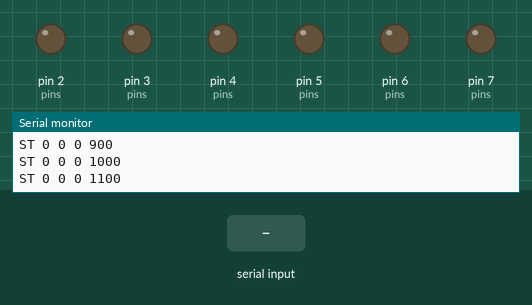
Simulated run of this sketch. Board: Arduino Mega 2560, built with avr-gcc and run on an emulated ATmega2560. Shown: output pins drawn as LEDs (lit = HIGH), the last lines printed to the serial monitor. The test bench sets the inputs (shaded band).

Above: at 1.2 s.
1.3 s: "V90\n" received over Serial
At 1.7 s:
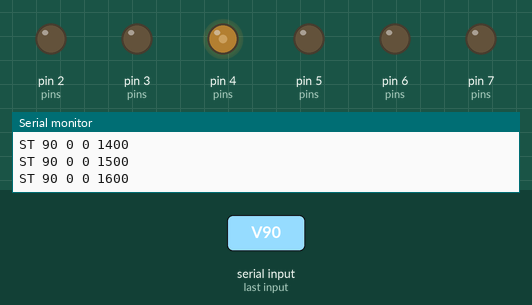
3.3 s: "D90\n" received over Serial
At 3.55 s:
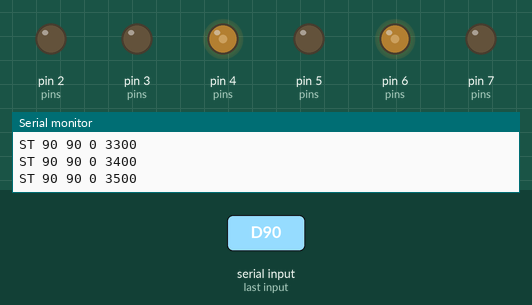
5.3 s: "S90\n" received over Serial
At 5.4 s:
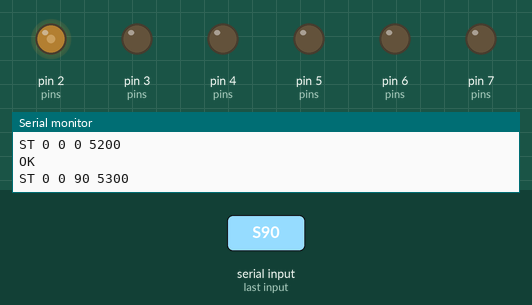
Timing chart, 0 to 8.3 s (numbered marks = the images above; inputs shaded):
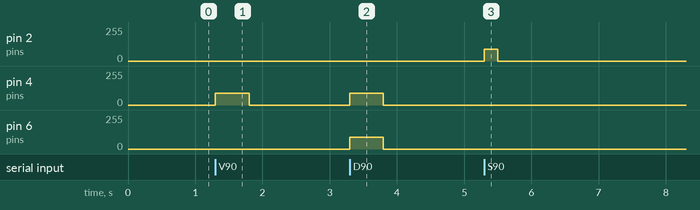

The sketch:

mediscribe_car_v3.ino
```cpp
// MEDISCRIBE CAR v3 — Arduino Mega 2560
// 드라이버 3개 (IN1/IN2 방식, 각 2선): 조향 D2/D3, 좌측 구동 D4/D5, 우측 구동 D6/D7
// 시리얼 115200. 명령은 줄바꿈으로 끝냄.
//   V <left> <right>    구동 속도 -255..255 (좌/우 개별)
//   D <speed>           구동 속도 양쪽 동일
//   S <pwm> [ms]        조향 모터: pwm -255..255 (+우회전/-좌회전), ms 동안만 회전 후 정지 (기본 200)
//   X                   전부 정지
//   T <L|R|S> <1|-1> [pwm] [ms]   테스트 펄스 (기본 pwm 150, 500ms)
//   C <L|R|S> <0|1>     극성 반전 플래그 설정 (배선 방향 보정)
//   ?                   설정/도움말 출력
// 안전: 구동 명령이 WATCHDOG_MS 동안 안 오면 구동 모터 자동 정지. 조향은 항상 시간 제한.
// 상태줄 100ms마다: "ST <left> <right> <steer> <millis>"

const uint8_t STEER_IN1 = 2, STEER_IN2 = 3;
const uint8_t LEFT_IN1  = 4, LEFT_IN2  = 5;
const uint8_t RIGHT_IN1 = 6, RIGHT_IN2 = 7;

// 테스트 결과 기반 극성: IN1에 PWM, IN2 LOW 일 때 좌/우 구동은 전진, 조향은 우회전이었음 → 반전 없음
bool invL = false, invR = false, invS = false;

const unsigned long WATCHDOG_MS = 500;
const unsigned long STATUS_MS   = 100;
const unsigned long STEER_MAX_MS = 1500;

int curL = 0, curR = 0, curS = 0;
unsigned long lastDriveCmd = 0, steerStopAt = 0, lastStatus = 0;
char buf[48]; uint8_t blen = 0;

void driveMotor(uint8_t in1, uint8_t in2, int pwm, bool inv) {
  if (inv) pwm = -pwm;
  pwm = constrain(pwm, -255, 255);
  if (pwm > 0)      { analogWrite(in1, pwm); digitalWrite(in2, LOW); }
  else if (pwm < 0) { digitalWrite(in1, LOW); analogWrite(in2, -pwm); }
  else              { digitalWrite(in1, LOW); digitalWrite(in2, LOW); }
}

void setDrive(int l, int r) {
  curL = constrain(l, -255, 255); curR = constrain(r, -255, 255);
  driveMotor(LEFT_IN1, LEFT_IN2, curL, invL);
  driveMotor(RIGHT_IN1, RIGHT_IN2, curR, invR);
  lastDriveCmd = millis();
}

void setSteer(int pwm, unsigned long ms) {
  curS = constrain(pwm, -255, 255);
  driveMotor(STEER_IN1, STEER_IN2, curS, invS);
  steerStopAt = millis() + min(ms, STEER_MAX_MS);
}

void stopAll() { setDrive(0, 0); curS = 0; driveMotor(STEER_IN1, STEER_IN2, 0, false); steerStopAt = 0; }

void printHelp() {
  Serial.println(F("MEDISCRIBE CAR v3 | V l r | D s | S pwm [ms] | X | T L|R|S dir [pwm] [ms] | C L|R|S 0|1 | ?"));
  Serial.print(F("inv L/R/S = ")); Serial.print(invL); Serial.print(invR); Serial.println(invS);
}

void handle(char *line) {
  char cmd = toupper(line[0]);
  char *args = line + 1;
  if (cmd == 'V') { int l = 0, r = 0; sscanf(args, "%d %d", &l, &r); setDrive(l, r); Serial.println(F("OK")); }
  else if (cmd == 'D') { int s = 0; sscanf(args, "%d", &s); setDrive(s, s); Serial.println(F("OK")); }
  else if (cmd == 'S') { int p = 0; long ms = 200; sscanf(args, "%d %ld", &p, &ms); setSteer(p, ms); Serial.println(F("OK")); }
  else if (cmd == 'X') { stopAll(); Serial.println(F("OK STOP")); }
  else if (cmd == 'T') {
    char m = ' '; int dir = 1, pwm = 150; long ms = 500;
    sscanf(args, " %c %d %d %ld", &m, &dir, &pwm, &ms); m = toupper(m);
    int v = (dir < 0 ? -pwm : pwm);
    if (m == 'L') { setDrive(v, 0); delay(ms); setDrive(0, 0); }
    else if (m == 'R') { setDrive(0, v); delay(ms); setDrive(0, 0); }
    else if (m == 'S') { setSteer(v, ms); delay(ms); setSteer(0, 0); }
    Serial.print(F("OK T ")); Serial.print(m); Serial.print(' '); Serial.println(v);
  }
  else if (cmd == 'C') {
    char m = ' '; int v = 0; sscanf(args, " %c %d", &m, &v); m = toupper(m);
    if (m == 'L') invL = v; else if (m == 'R') invR = v; else if (m == 'S') invS = v;
    printHelp();
  }
  else if (cmd == '?') printHelp();
  else { Serial.print(F("ERR ")); Serial.println(line); }
}

void setup() {
  uint8_t pins[] = {STEER_IN1, STEER_IN2, LEFT_IN1, LEFT_IN2, RIGHT_IN1, RIGHT_IN2};
  for (uint8_t p : pins) { pinMode(p, OUTPUT); digitalWrite(p, LOW); }
  Serial.begin(115200);
  Serial.println(F("MEDISCRIBE CAR v3 READY"));
  printHelp();
}

void loop() {
  while (Serial.available()) {
    char c = Serial.read();
    if (c == '\n' || c == '\r') { if (blen) { buf[blen] = 0; handle(buf); blen = 0; } }
    else if (blen < sizeof(buf) - 1) buf[blen++] = c;
  }
  unsigned long now = millis();
  if ((curL || curR) && now - lastDriveCmd > WATCHDOG_MS) { setDrive(0, 0); Serial.println(F("WD STOP")); }
  if (curS && now >= steerStopAt) { curS = 0; driveMotor(STEER_IN1, STEER_IN2, 0, false); }
  if (now - lastStatus >= STATUS_MS) {
    lastStatus = now;
    Serial.print(F("ST ")); Serial.print(curL); Serial.print(' '); Serial.print(curR);
    Serial.print(' '); Serial.print(curS); Serial.print(' '); Serial.println(now);
  }
}
```

Measured:
- after the input at 1.3 s, pin 4 (pins): 0/255 → 90/255 at once, → 0/255 0.50 s later
- after the input at 3.3 s, pin 4 (pins), pin 6 (pins): 0/255 → 90/255 at once, → 0/255 0.50 s later
- after the input at 5.3 s, pin 2 (pins): 0/255 → 90/255 at once, → 0/255 0.20 s later
